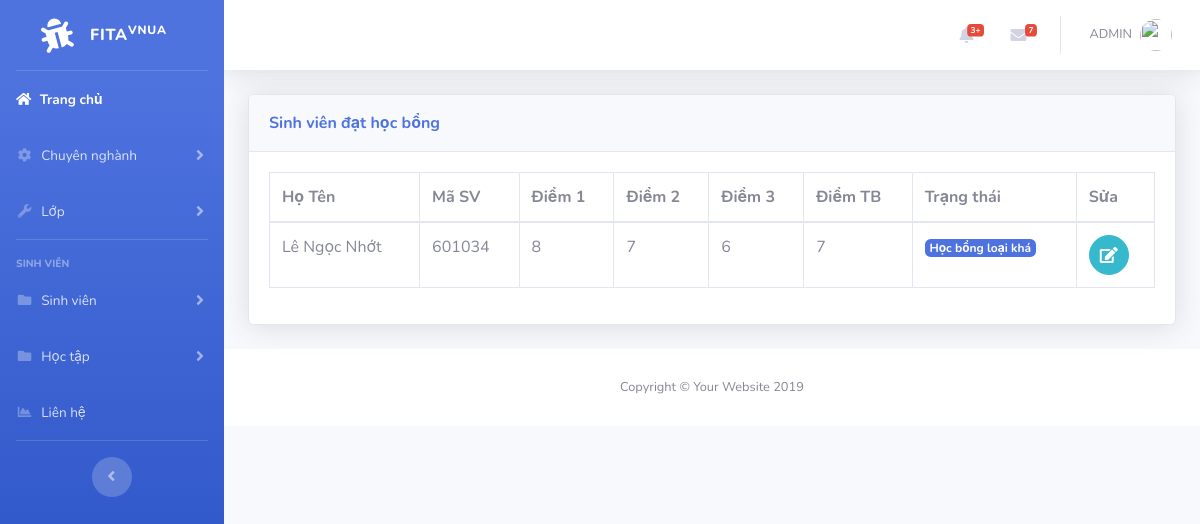
/scholarship.php, run on an earlier commit of the app's database.
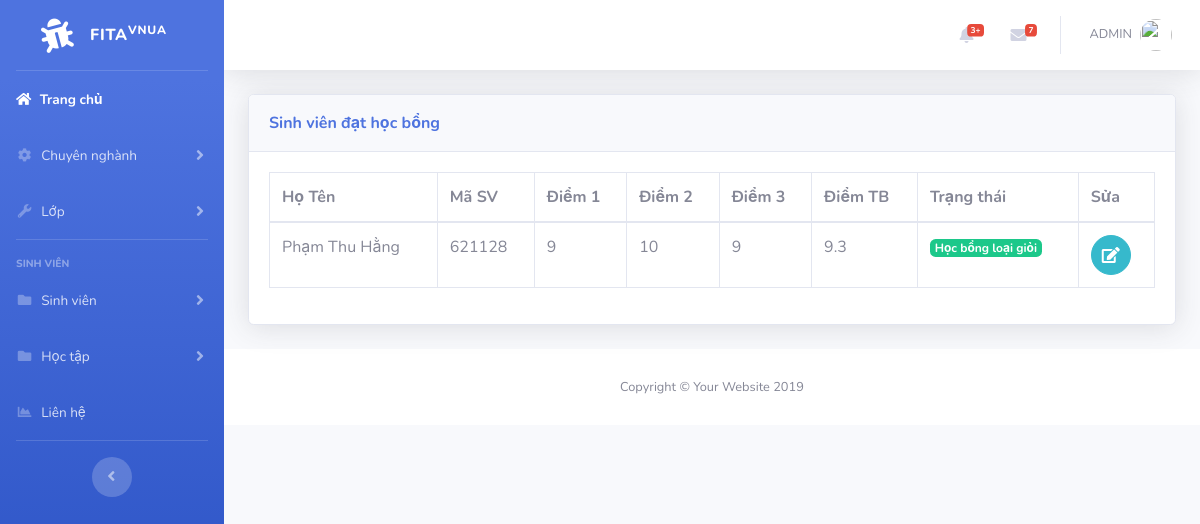
And on a later commit of the database.
### tables this page shows
CREATE TABLE `student` (
  `id` int(11) NOT NULL,
  `name` varchar(50) NOT NULL,
  `code` varchar(6) NOT NULL,
  `class` varchar(50) NOT NULL,
  `phone` varchar(50) NOT NULL,
  `email` varchar(50) NOT NULL,
  `id_pos` int(6) NOT NULL
);

CREATE TABLE `points` (
  `id` int(11) NOT NULL,
  `id_sv` int(11) NOT NULL,
  `diem1` varchar(50) NOT NULL,
  `diem2` varchar(50) NOT NULL,
  `diem3` varchar(50) NOT NULL,
  `tbc` varchar(50) NOT NULL
);

### scholarship.php (the view, shortened to what this page needs)
<?php
include('includes/header.php');
include('includes/navbar.php');
include('includes/connect.php');
?>
<div class="container-fluid">
<div class="card shadow mb-4">
  <div class="card-header py-3">
    <h7 class="m-0 font-weight-bold text-primary">Sinh viên đạt học bổng
    </h7>
  </div>
  <div class="card-body">
  <div class="table-responsive">
<?php
$query_3="SELECT student.name,code, points.id, diem1, diem2, diem3, tbc FROM student INNER JOIN points ON student.id = points.id_sv";
$query_run3=mysqli_query($connect,$query_3);
 ?>
      <table class="table table-bordered" id="dataTable" width="100%" cellspacing="0">
        <thead>
          <tr>
            <th>Họ Tên</th>
            <th>Mã SV</th>
            <th>Điểm 1</>
            <th>Điểm 2</th>
            <th>Điểm 3</th>
            <th>Điểm TB</th>
            <th>Trạng thái</th>
            <th>Sửa</th>
          </tr>
        </thead>
        <tbody>
          <?php
              if(mysqli_num_rows($query_run3)>0)
              {
                while($row=mysqli_fetch_assoc($query_run3))
                {
                  ?>
                      <tr>
                     <?php if($row['tbc']>=7)
                     {
                      ?>
                        <td><?php echo $row['name']; ?></td>
                        <td><?php echo $row['code']; ?></td>
                        <td><?php echo $row['diem1']; ?></td>
                        <td><?php echo $row['diem2']; ?></td>
                        <td><?php echo $row['diem3']; ?></td>
                        <td><?php echo round($row['tbc'],1); ?></td>
                        <td>
                            <?php
                                if($row['tbc']>=8)
                                {
                                    echo '<a href="#" class="badge badge-success">Học bổng loại giỏi</a>';
                                }
                                if($row['tbc']>=7 && $row['tbc']<8 )
                                {
                                    echo '<a href="#" class="badge badge-primary">Học bổng loại khá</a>';
                                }
                            ?>
                        </td>
                        <td>
                            <form action="edit_point.php" method="post">
                                <button  type="submit" name="edit_point" class="btn btn-info btn-circle"><i class="fa fa-edit edit"></i></button>
                            </form>
                        </td>
                      </tr>
                  <?php
              }
           ?>
                  <?php
                }
              }
              else
              {
                echo "Not found";
              }
           ?>
        </tbody>
      </table>
    </div>
  </div>
</div>
</div>
<?php
include('includes/footer.php');
?>

### includes/header.php (shortened to what this page needs)
<!DOCTYPE html>
<html lang="en">
<head>
  <link href="vendor/fontawesome-free/css/all.min.css" rel="stylesheet" type="text/css">
  <link href="css/sb-admin-2.min.css" rel="stylesheet">
</head>
<body id="page-top">
  <div id="wrapper">

### includes/navbar.php (shortened to what this page needs)
   <ul class="navbar-nav bg-gradient-primary sidebar sidebar-dark accordion" id="accordionSidebar">
<a class="sidebar-brand d-flex align-items-center justify-content-center" href="index.php">
  <div class="sidebar-brand-icon rotate-n-15">
    <i class="fas fa-bug"></i>
  </div>
  <div class="sidebar-brand-text mx-3">FITA<sup>Vnua</sup></div>
</a>
<hr class="sidebar-divider my-0">
<li class="nav-item active">
  <a class="nav-link" href="index.php">
    <i class="fas fa-home"></i>
    <span>Trang chủ</span></a>
</li>
<li class="nav-item">
  <a class="nav-link collapsed" href="#" data-toggle="collapse" data-target="#collapseTwo" aria-expanded="true" aria-controls="collapseTwo">
    <i class="fas fa-fw fa-cog"></i>
    <span>Chuyên nghành</span>
  </a>
</li>
<li class="nav-item">
  <a class="nav-link collapsed" href="#" data-toggle="collapse" data-target="#collapseUtilities" aria-expanded="true" aria-controls="collapseUtilities">
    <i class="fas fa-fw fa-wrench"></i>
    <span>Lớp</span>
  </a>
</li>
<hr class="sidebar-divider">
<div class="sidebar-heading">
  Sinh viên
</div>
<li class="nav-item">
  <a class="nav-link collapsed" href="#" data-toggle="collapse" data-target="#collapsePages" aria-expanded="true" aria-controls="collapsePages">
    <i class="fas fa-fw fa-folder"></i>
    <span>Sinh viên</span>
  </a>
</li>
<li class="nav-item">
  <a class="nav-link collapsed" href="#" data-toggle="collapse" data-target="#collapsePages" aria-expanded="true" aria-controls="collapsePages">
    <i class="fas fa-fw fa-folder"></i>
    <span>Học tập</span>
  </a>
</li>
<li class="nav-item">
  <a class="nav-link" href="parent.php">
    <i class="fas fa-fw fa-chart-area"></i>
    <span>Liên hệ</span></a>
</li>
<hr class="sidebar-divider d-none d-md-block">
<div class="text-center d-none d-md-inline">
  <button class="rounded-circle border-0" id="sidebarToggle"></button>
</div>
</ul>
    <div id="content-wrapper" class="d-flex flex-column">
      <div id="content">
        <nav class="navbar navbar-expand navbar-light bg-white topbar mb-4 static-top shadow">
          <ul class="navbar-nav ml-auto">
            <li class="nav-item dropdown no-arrow mx-1">
              <a class="nav-link dropdown-toggle" href="#" id="alertsDropdown" role="button" data-toggle="dropdown" aria-haspopup="true" aria-expanded="false">
                <i class="fas fa-bell fa-fw"></i>
                <span class="badge badge-danger badge-counter">3+</span>
              </a>
            </li>
            <li class="nav-item dropdown no-arrow mx-1">
              <a class="nav-link dropdown-toggle" href="#" id="messagesDropdown" role="button" data-toggle="dropdown" aria-haspopup="true" aria-expanded="false">
                <i class="fas fa-envelope fa-fw"></i>
                <span class="badge badge-danger badge-counter">7</span>
              </a>
            </li>
            <li class="nav-item dropdown no-arrow">
              <a class="nav-link dropdown-toggle" href="#" id="userDropdown" role="button" data-toggle="dropdown" aria-haspopup="true" aria-expanded="false">
                <span class="mr-2 d-none d-lg-inline text-gray-600 small">
               ADMIN
                </span>
                <img class="img-profile rounded-circle" src="https://cdn.pixabay.com/photo/2016/09/01/08/24/smiley-1635449_960_720.png">
              </a>
            </li>
          </ul>
        </nav>

### includes/footer.php
      <footer class="sticky-footer bg-white">
        <div class="container my-auto">
          <div class="copyright text-center my-auto">
            <span>Copyright &copy; Your Website 2019</span>
          </div>
        </div>
      </footer>
</body>
</html>

What changed in the data, as far as the page shows it:
removed student: name "Lê Ngọc Nhớt", code "601034", points.diem1 "8", points.diem2 "7", points.diem3 "6", points.tbc "7", shows "Học bổng loại khá"
added student: name "Phạm Thu Hằng", code "621128", points.diem1 "9", points.diem2 "10", points.diem3 "9", points.tbc "9.3", shows "Học bổng loại giỏi"
